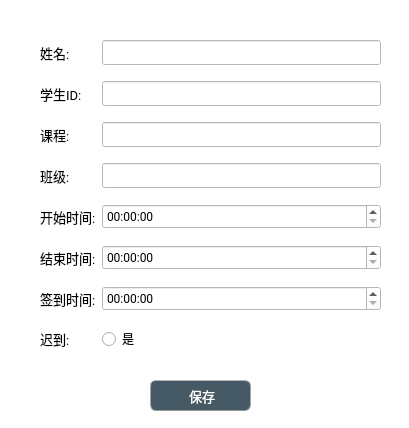
<?xml version="1.0" encoding="UTF-8"?>
<ui version="4.0">
 <class>Dialog</class>
 <widget class="QDialog" name="Dialog">
  <property name="geometry">
   <rect>
    <x>0</x>
    <y>0</y>
    <width>409</width>
    <height>428</height>
   </rect>
  </property>
  <property name="windowTitle">
   <string>Check-in Record Modify</string>
  </property>
  <property name="styleSheet">
   <string notr="true">background-color: rgb(255, 255, 255);</string>
  </property>
  <widget class="QWidget" name="gridLayoutWidget">
   <property name="geometry">
    <rect>
     <x>40</x>
     <y>30</y>
     <width>341</width>
     <height>331</height>
    </rect>
   </property>
   <layout class="QGridLayout" name="gridLayout">
    <item row="1" column="0">
     <widget class="QLabel" name="label_2">
      <property name="font">
       <font>
        <family>Roboto</family>
        <pointsize>10</pointsize>
        <weight>50</weight>
        <bold>false</bold>
       </font>
      </property>
      <property name="text">
       <string>学生ID:</string>
      </property>
     </widget>
    </item>
    <item row="3" column="0">
     <widget class="QLabel" name="label_7">
      <property name="font">
       <font>
        <family>Roboto</family>
        <pointsize>10</pointsize>
        <weight>50</weight>
        <bold>false</bold>
       </font>
      </property>
      <property name="text">
       <string>班级:</string>
      </property>
     </widget>
    </item>
    <item row="5" column="0">
     <widget class="QLabel" name="label_9">
      <property name="font">
       <font>
        <family>Roboto</family>
        <pointsize>10</pointsize>
        <weight>50</weight>
        <bold>false</bold>
       </font>
      </property>
      <property name="text">
       <string>结束时间:</string>
      </property>
     </widget>
    </item>
    <item row="6" column="0">
     <widget class="QLabel" name="label_13">
      <property name="font">
       <font>
        <family>Roboto</family>
        <pointsize>10</pointsize>
        <weight>50</weight>
        <bold>false</bold>
       </font>
      </property>
      <property name="text">
       <string>签到时间:</string>
      </property>
     </widget>
    </item>
    <item row="4" column="0">
     <widget class="QLabel" name="label_10">
      <property name="font">
       <font>
        <family>Roboto</family>
        <pointsize>10</pointsize>
        <weight>50</weight>
        <bold>false</bold>
       </font>
      </property>
      <property name="text">
       <string>开始时间:</string>
      </property>
     </widget>
    </item>
    <item row="0" column="0">
     <widget class="QLabel" name="label_3">
      <property name="font">
       <font>
        <family>Roboto</family>
        <pointsize>10</pointsize>
        <weight>50</weight>
        <bold>false</bold>
       </font>
      </property>
      <property name="text">
       <string>姓名:</string>
      </property>
     </widget>
    </item>
    <item row="2" column="0">
     <widget class="QLabel" name="label_4">
      <property name="font">
       <font>
        <family>Roboto</family>
        <pointsize>10</pointsize>
        <weight>50</weight>
        <bold>false</bold>
       </font>
      </property>
      <property name="text">
       <string>课程:</string>
      </property>
     </widget>
    </item>
    <item row="0" column="1">
     <widget class="QLineEdit" name="lineEdit_name">
      <property name="font">
       <font>
        <family>Roboto</family>
        <pointsize>10</pointsize>
       </font>
      </property>
      <property name="alignment">
       <set>Qt::AlignCenter</set>
      </property>
     </widget>
    </item>
    <item row="1" column="1">
     <widget class="QLineEdit" name="lineEdit_sno">
      <property name="font">
       <font>
        <family>Roboto</family>
        <pointsize>10</pointsize>
       </font>
      </property>
      <property name="alignment">
       <set>Qt::AlignCenter</set>
      </property>
     </widget>
    </item>
    <item row="2" column="1">
     <widget class="QLineEdit" name="lineEdit_course">
      <property name="font">
       <font>
        <family>Roboto</family>
        <pointsize>10</pointsize>
       </font>
      </property>
      <property name="text">
       <string/>
      </property>
      <property name="alignment">
       <set>Qt::AlignCenter</set>
      </property>
     </widget>
    </item>
    <item row="4" column="1">
     <widget class="QTimeEdit" name="timeEdit_start">
      <property name="minimumSize">
       <size>
        <width>25</width>
        <height>25</height>
       </size>
      </property>
      <property name="font">
       <font>
        <family>Roboto</family>
       </font>
      </property>
     </widget>
    </item>
    <item row="3" column="1">
     <widget class="QLineEdit" name="lineEdit_classroom">
      <property name="font">
       <font>
        <family>Roboto</family>
        <pointsize>10</pointsize>
       </font>
      </property>
      <property name="text">
       <string/>
      </property>
      <property name="alignment">
       <set>Qt::AlignCenter</set>
      </property>
     </widget>
    </item>
    <item row="5" column="1">
     <widget class="QTimeEdit" name="timeEdit_end">
      <property name="minimumSize">
       <size>
        <width>0</width>
        <height>25</height>
       </size>
      </property>
      <property name="font">
       <font>
        <family>Roboto</family>
       </font>
      </property>
     </widget>
    </item>
    <item row="7" column="0">
     <widget class="QLabel" name="label_14">
      <property name="font">
       <font>
        <family>Roboto</family>
        <pointsize>10</pointsize>
        <weight>50</weight>
        <bold>false</bold>
       </font>
      </property>
      <property name="text">
       <string>迟到:</string>
      </property>
     </widget>
    </item>
    <item row="7" column="1">
     <widget class="QRadioButton" name="radioButton_late">
      <property name="text">
       <string>是</string>
      </property>
     </widget>
    </item>
    <item row="6" column="1">
     <widget class="QTimeEdit" name="timeEdit_checkin">
      <property name="minimumSize">
       <size>
        <width>0</width>
        <height>25</height>
       </size>
      </property>
      <property name="font">
       <font>
        <family>Roboto</family>
       </font>
      </property>
     </widget>
    </item>
   </layout>
  </widget>
  <widget class="QPushButton" name="pushButton_add">
   <property name="geometry">
    <rect>
     <x>150</x>
     <y>380</y>
     <width>101</width>
     <height>31</height>
    </rect>
   </property>
   <property name="font">
    <font>
     <family>Roboto</family>
     <pointsize>10</pointsize>
     <weight>50</weight>
     <bold>false</bold>
    </font>
   </property>
   <property name="styleSheet">
    <string notr="true">QPushButton{
	
	color: rgb(255, 255, 255);
	border-width: 1px;
	border-radius: 6px;
	border-bottom-color: rgb(150,150,150);
	border-right-color: rgb(165,165,165);
	border-left-color: rgb(165,165,165);
	border-top-color: rgb(180,180,180);
	border-style: solid;
	padding: 4px;
	background-color: rgb(69, 90, 100);
}
QPushButton:hover{
	color: rgb(255, 255, 255);
	border-width: 1px;
	border-radius:6px;
	border-top-color: rgb(255,150,60);
	border-right-color: qlineargradient(spread:pad, x1:0, y1:1, x2:1, y2:0, stop:0 rgba(200, 70, 20, 255), stop:1 rgba(255,150,60, 255));
	border-left-color:  qlineargradient(spread:pad, x1:1, y1:0, x2:0, y2:0, stop:0 rgba(200, 70, 20, 255), stop:1 rgba(255,150,60, 255));
	border-bottom-color: rgb(200,70,20);
	border-style: solid;
	padding: 2px;
	background-color: rgb(69, 90, 100);
}

QPushButton:pressed{
	color: rgb(255, 255, 255);
	border-width: 1px;
	border-radius: 6px;
	border-width: 1px;
	border-top-color: rgba(255,150,60,200);
	border-right-color: qlineargradient(spread:pad, x1:0, y1:1, x2:1, y2:0, stop:0 rgba(200, 70, 20, 255), stop:1 rgba(255,150,60, 200));
	border-left-color:  qlineargradient(spread:pad, x1:1, y1:0, x2:0, y2:0, stop:0 rgba(200, 70, 20, 255), stop:1 rgba(255,150,60, 200));
	border-bottom-color: rgba(200,70,20,200);
	border-style: solid;
	padding: 2px;
	
	background-color: rgb(129, 156, 169);
	
}</string>
   </property>
   <property name="text">
    <string> 保存</string>
   </property>
   <property name="icon">
    <iconset resource="resource.qrc">
     <normaloff>:/icon/pic/add.png</normaloff>:/icon/pic/add.png</iconset>
   </property>
  </widget>
 </widget>
 <resources>
  <include location="resource.qrc"/>
 </resources>
 <connections/>
</ui>
